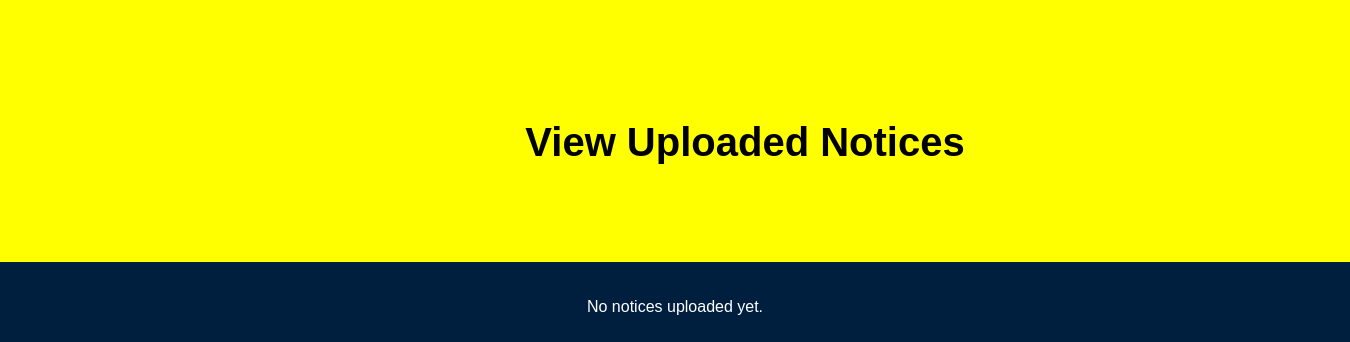
The page /view_notices on the database as committed earlier.
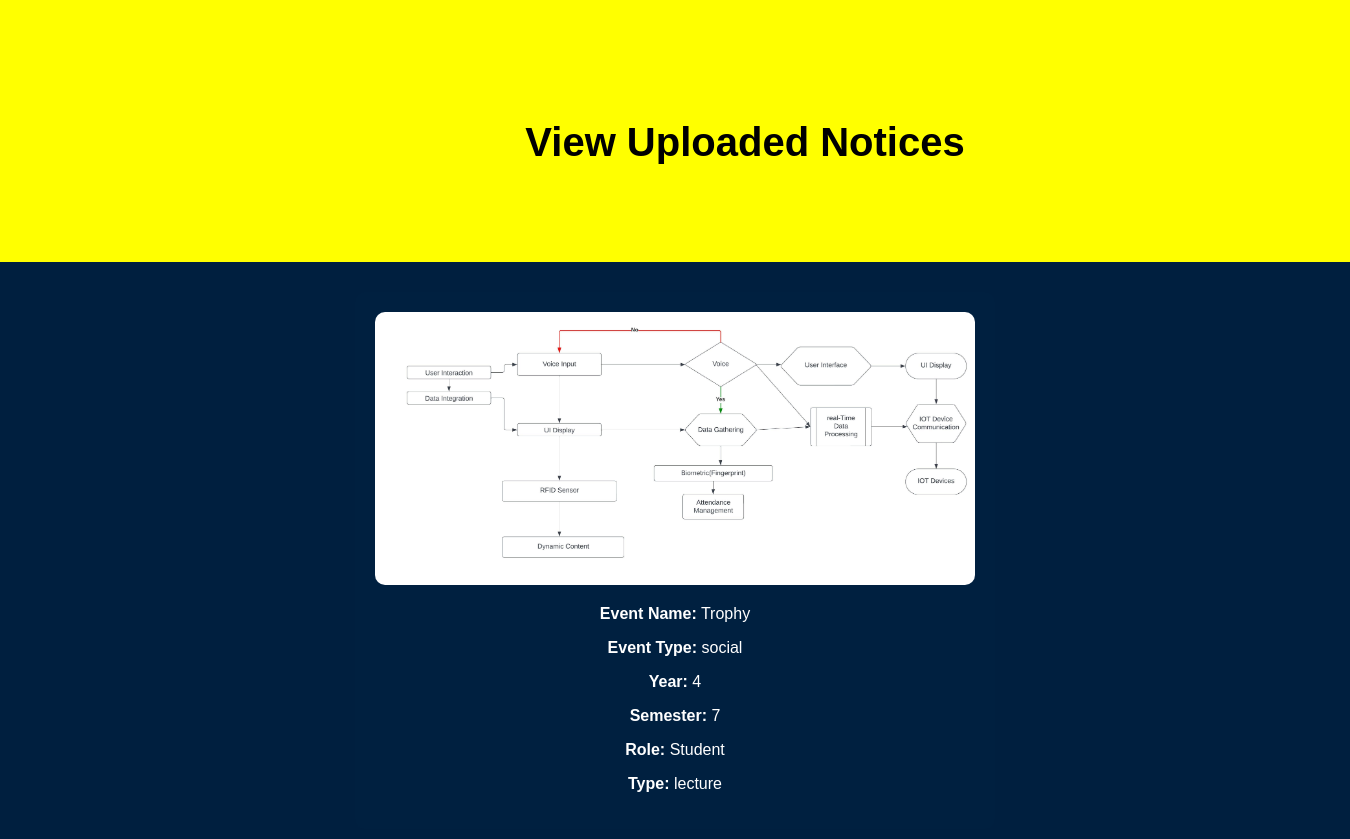
The same page on the database as committed later.
### tables this page shows
CREATE TABLE notices (
            id INTEGER PRIMARY KEY AUTOINCREMENT,
            image_path TEXT NOT NULL,
            event_name TEXT NOT NULL,
            event_type TEXT NOT NULL,
            year TEXT NOT NULL,
            semester TEXT NOT NULL,
            role TEXT NOT NULL,
            type TEXT NOT NULL
        );

### app.py (the view)
@app.route('/view_notices')
def view_notices():
    conn = sqlite3.connect(DB_FILE)
    cursor = conn.cursor()
    cursor.execute("SELECT * FROM notices")
    notices = cursor.fetchall()
    conn.close()
    return render_template('view_notices.html', notices=notices)

### templates/view_notices.html (shortened to what this page needs)
<!DOCTYPE html>
<html lang="en">
<head>
</head>
<body>
    <div class="top-navigation-bar">
        <h1>View Uploaded Notices</h1>
    </div>
    <div class="notice-container">
        {% for notice in notices %}
            <div class="notice-item">
                <img src="{{ notice[1] }}" alt="Notice Image">
                <div class="notice-details">
                    <p><strong>Event Name:</strong> {{ notice[2] }}</p>
                    <p><strong>Event Type:</strong> {{ notice[3] }}</p>
                    <p><strong>Year:</strong> {{ notice[4] }}</p>
                    <p><strong>Semester:</strong> {{ notice[5] }}</p>
                    <p><strong>Role:</strong> {{ notice[6] }}</p>
                    <p><strong>Type:</strong> {{ notice[7] }}</p>
                </div>
            </div>
        {% else %}
            <p>No notices uploaded yet.</p>
        {% endfor %}
    </div>
</body>
</html>

### templates/view_notices.html (style rules this page uses)
body { display: flex; background-color: #001f3f; flex-direction: column; height: 100vh; margin: 0; font-family: Arial, sans-serif; color: white; overflow: hidden; }
.top-navigation-bar { width: 100%; text-align: center; padding: 70px; background-color: yellow; color: black; }
h1 { text-align: center; margin-top: 50px; font-size: 2.5em; padding-top: 0px; }
.notice-container { display: flex; flex-direction: column; align-items: center; justify-content: center; margin-top: 20px; }
.notice-item { background-color: #002040; color: white; padding: 20px; margin: 10px; width: 80%; max-width: 600px; border-radius: 10px; text-align: center; }
.notice-item img { width: 100%; height: auto; border-radius: 10px; }
.notice-details { margin-top: 10px; }

Rows that differ between the two databases and show on the page:
added notices: image_path (placeholder picture), event_name "Trophy", event_type "social", year "4", semester "7", role "Student", type "lecture"
Other text that changed with them:
text no longer shown: "No notices uploaded yet."
